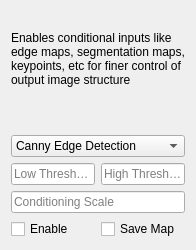
                    <widget class="QWidget" name="ControlNet">
                     <property name="geometry">
                      <rect>
                       <x>0</x>
                       <y>0</y>
                       <width>185</width>
                       <height>250</height>
                      </rect>
                     </property>
                     <attribute name="label">
                      <string>ControlNet</string>
                     </attribute>
                     <layout class="QVBoxLayout" name="verticalLayout_12">
                      <item>
                       <widget class="QLabel" name="controlnet_pixmap">
                        <property name="text">
                         <string/>
                        </property>
                       </widget>
                      </item>
                      <item>
                       <widget class="QLabel" name="label_19">
                        <property name="sizePolicy">
                         <sizepolicy hsizetype="Preferred" vsizetype="Minimum">
                          <horstretch>0</horstretch>
                          <verstretch>0</verstretch>
                         </sizepolicy>
                        </property>
                        <property name="text">
                         <string>Enables conditional inputs like edge maps, segmentation maps, keypoints, etc for finer control of output image structure</string>
                        </property>
                        <property name="alignment">
                         <set>Qt::AlignLeading|Qt::AlignLeft|Qt::AlignTop</set>
                        </property>
                        <property name="wordWrap">
                         <bool>true</bool>
                        </property>
                       </widget>
                      </item>
                      <item>
                       <spacer name="verticalSpacer_2">
                        <property name="orientation">
                         <enum>Qt::Vertical</enum>
                        </property>
                        <property name="sizeHint" stdset="0">
                         <size>
                          <width>20</width>
                          <height>5</height>
                         </size>
                        </property>
                       </spacer>
                      </item>
                      <item>
                       <widget class="QComboBox" name="controlnet_method_combobox">
                        <property name="sizePolicy">
                         <sizepolicy hsizetype="Expanding" vsizetype="Fixed">
                          <horstretch>0</horstretch>
                          <verstretch>0</verstretch>
                         </sizepolicy>
                        </property>
                        <property name="maximumSize">
                         <size>
                          <width>16777215</width>
                          <height>100</height>
                         </size>
                        </property>
                        <property name="iconSize">
                         <size>
                          <width>75</width>
                          <height>75</height>
                         </size>
                        </property>
                        <item>
                         <property name="text">
                          <string>Canny Edge Detection</string>
                         </property>
                        </item>
                        <item>
                         <property name="text">
                          <string>Depth Map Detection</string>
                         </property>
                        </item>
                        <item>
                         <property name="text">
                          <string>HED Edge Detection</string>
                         </property>
                        </item>
                        <item>
                         <property name="text">
                          <string>M-LSD Line Detection</string>
                         </property>
                        </item>
                        <item>
                         <property name="text">
                          <string>OpenPose Bone Detection</string>
                         </property>
                        </item>
                        <item>
                         <property name="text">
                          <string>Scribble</string>
                         </property>
                        </item>
                        <item>
                         <property name="text">
                          <string>Semantic Segmentation</string>
                         </property>
                        </item>
                       </widget>
                      </item>
                      <item>
                       <layout class="QHBoxLayout" name="horizontalLayout_6">
                        <property name="topMargin">
                         <number>0</number>
                        </property>
                        <item>
                         <widget class="QLineEdit" name="canny_low_threshold">
                          <property name="statusTip">
                           <string>Default is 100</string>
                          </property>
                          <property name="placeholderText">
                           <string>Low Threshold</string>
                          </property>
                         </widget>
                        </item>
                        <item>
                         <widget class="QLineEdit" name="canny_high_threshold">
                          <property name="statusTip">
                           <string>Default is 200</string>
                          </property>
                          <property name="placeholderText">
                           <string>High Threshold</string>
                          </property>
                         </widget>
                        </item>
                       </layout>
                      </item>
                      <item>
                       <layout class="QHBoxLayout" name="horizontalLayout_9">
                        <property name="topMargin">
                         <number>0</number>
                        </property>
                        <item>
                         <widget class="QLineEdit" name="canny_conditioning_scale">
                          <property name="placeholderText">
                           <string>Conditioning Scale</string>
                          </property>
                         </widget>
                        </item>
                       </layout>
                      </item>
                      <item>
                       <layout class="QHBoxLayout" name="horizontalLayout_12">
                        <property name="topMargin">
                         <number>0</number>
                        </property>
                        <item>
                         <widget class="QCheckBox" name="controlnet_checkbox">
                          <property name="text">
                           <string>Enable</string>
                          </property>
                         </widget>
                        </item>
                        <item>
                         <widget class="QCheckBox" name="save_controlnet_input_maps_checkbox">
                          <property name="text">
                           <string>Save Map</string>
                          </property>
                         </widget>
                        </item>
                       </layout>
                      </item>
                     </layout>
                    </widget>
